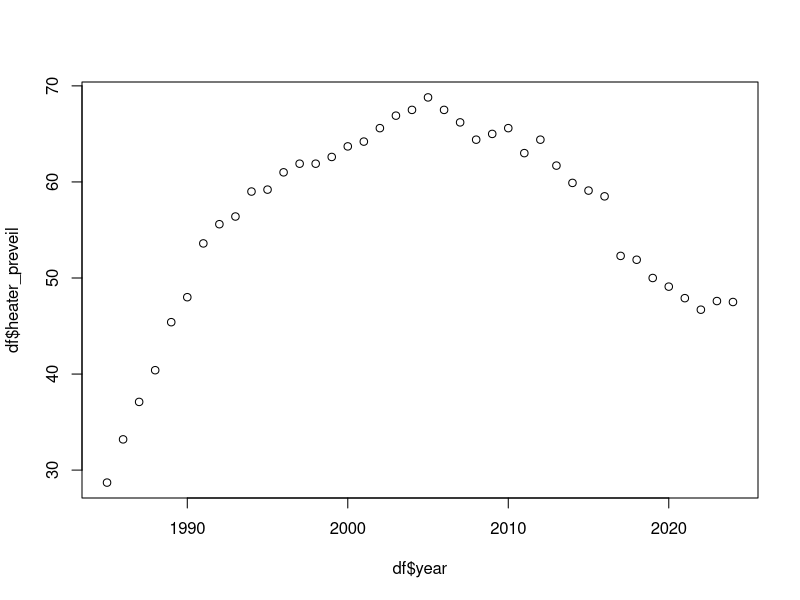
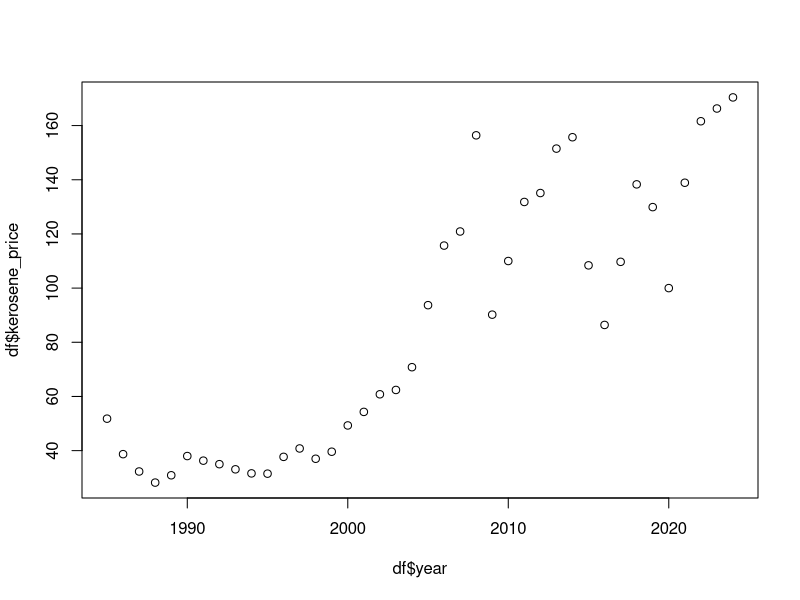

The R script that drew these images, in order:
library(tidyverse)

df <- read_csv("heater/heater.csv")
df %>% glimpse()

plot(df$year, df$heater_preveil)
plot(df$year, df$kerosene_price)

